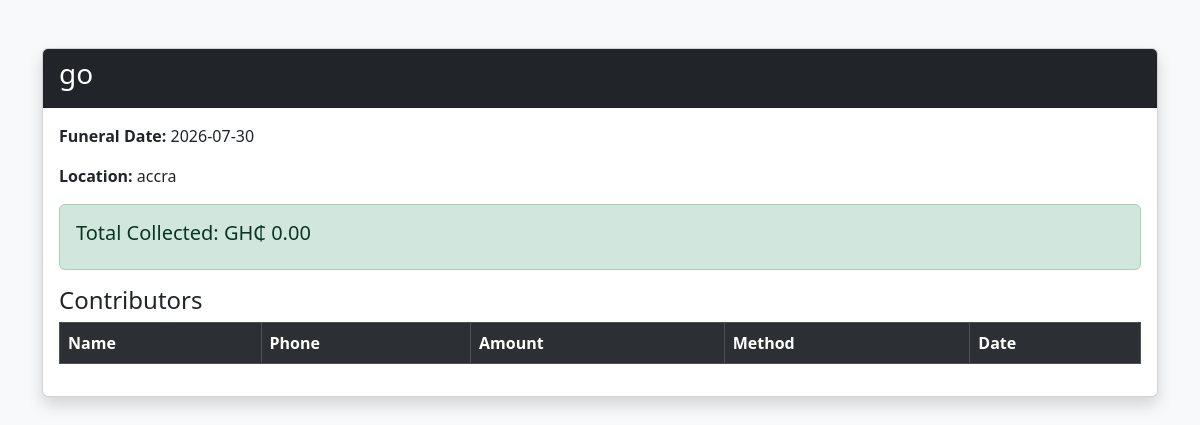
The page /pages/funerals/funeral_details.php?id=6 on the database its author committed.
### tables this page shows
CREATE TABLE funerals (
    id INT NOT NULL AUTO_INCREMENT,
    deceased_name VARCHAR(100) NOT NULL,
    funeral_date DATE NOT NULL,
    location VARCHAR(100) DEFAULT NULL,
    created_at TIMESTAMP DEFAULT CURRENT_TIMESTAMP,
    PRIMARY KEY (id)
);

### pages/funerals/funeral_details.php (the view, shortened to what this page needs)
<?php
include "../../includes/connection.php";
$id = $_GET['id'];
$funeral_query = "
SELECT * FROM funerals WHERE id=$id
";
$funeral_result = mysqli_query($conn,$funeral_query);
$funeral = mysqli_fetch_assoc($funeral_result);
$total_query = "
SELECT SUM(amount) AS total
FROM contributions
WHERE funeral_id=$id
";
$total_result = mysqli_query($conn,$total_query);
$total = mysqli_fetch_assoc($total_result)['total'];
?>
<!DOCTYPE html>
<html>
<head>
<link href="https://cdn.jsdelivr.net/npm/bootstrap@5.3.3/dist/css/bootstrap.min.css" rel="stylesheet">
</head>
<body class="bg-light">
<div class="container mt-5">
<div class="card shadow">
<div class="card-header bg-dark text-white">
<h3>
<?php echo $funeral['deceased_name']; ?>
</h3>
</div>
<div class="card-body">
<p>
<strong>Funeral Date:</strong>
<?php echo $funeral['funeral_date']; ?>
</p>
<p>
<strong>Location:</strong>
<?php echo $funeral['location']; ?>
</p>
<div class="alert alert-success">
<h5>
Total Collected:
GH₵ <?php echo number_format($total,2); ?>
</h5>
</div>
<h4>
Contributors
</h4>
<div class="table-responsive">
<table class="table table-bordered table-striped">
<tr class="table-dark">
<th>Name</th>
<th>Phone</th>
<th>Amount</th>
<th>Method</th>
<th>Date</th>
</tr>
</table>
</div>
</div>
</div>
</div>
</body>
</html>

### rows shown on the page
funerals: deceased_name "go", funeral_date "2026-07-30", location "accra"

### other values the page prints
$total "0.00"
